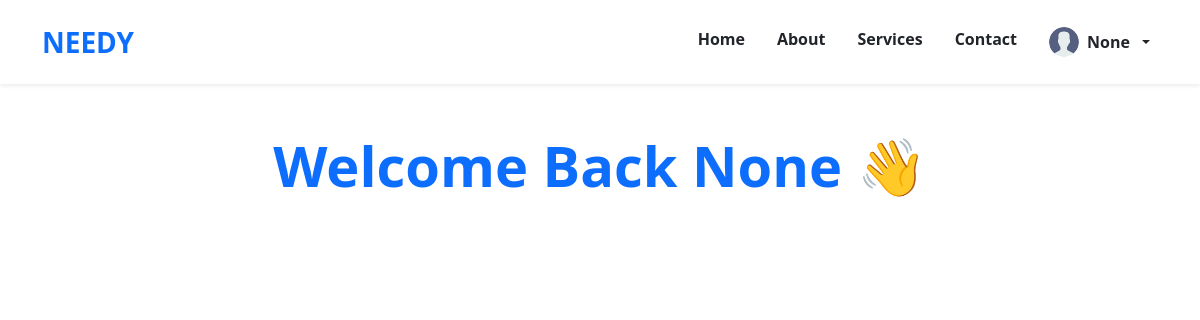
Before: / (signed in) with the older database file.
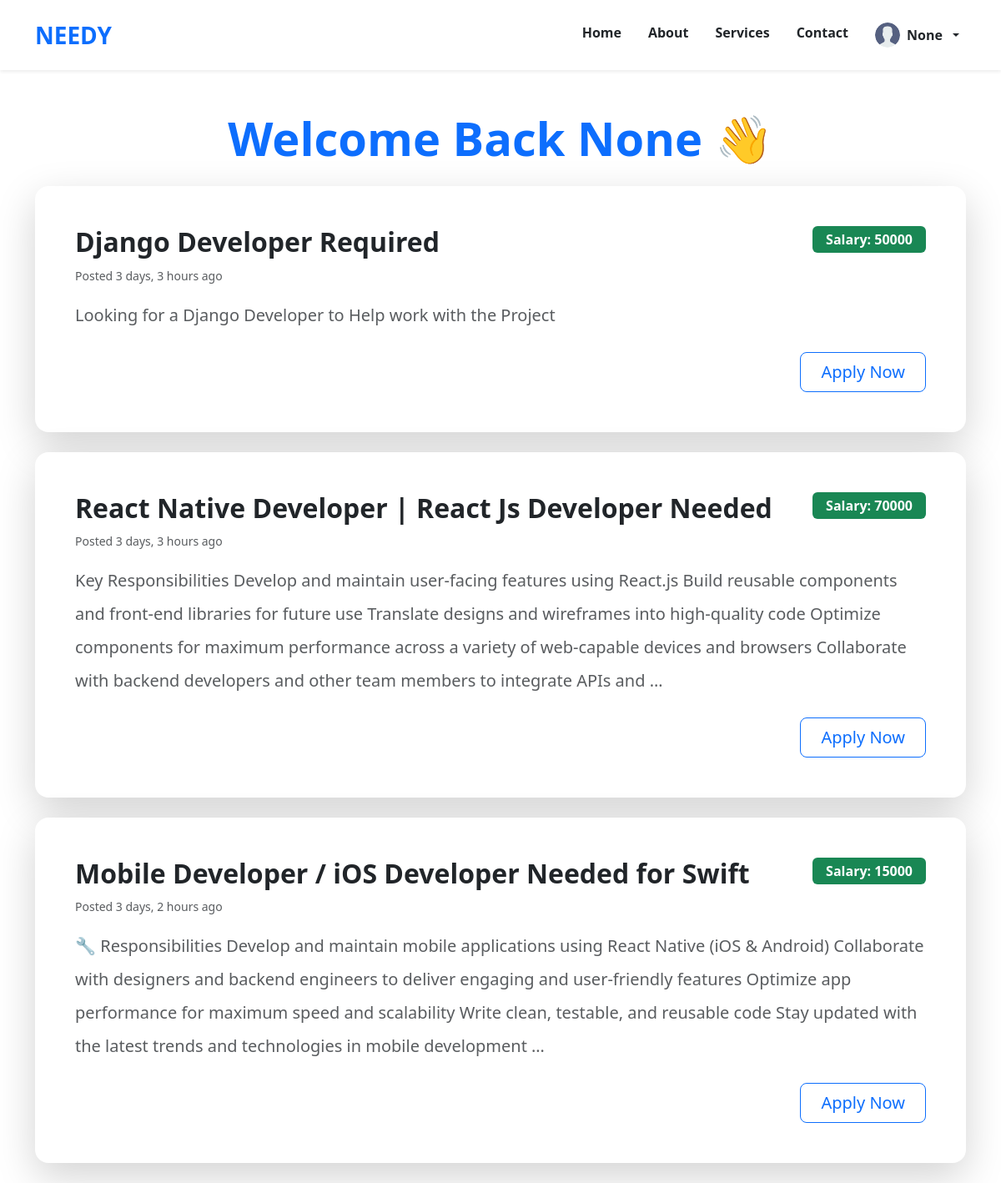
After: the same page with the newer database file.
### lazarus/models.py (models this page shows)
class User(AbstractUser):
    headline = models.CharField(max_length=255, blank=True)
    name = models.CharField(max_length=200,null=True)
    email = models.EmailField(unique=True, null=True)
    bio = models.TextField(null=True)
    avatar = models.ImageField(null=True,default='avatar.svg')
    skills = models.ManyToManyField('Skill', null=True)
    groups = models.ManyToManyField(
        'auth.Group',
        related_name='custom_user_set',
        blank=True
    )
    user_permissions = models.ManyToManyField(
        'auth.Permission',
        related_name='custom_user_permissions_set',
        blank=True
    )

class JobPosting(models.Model):
    title = models.TextField(max_length=200,null=True)
    created = models.DateTimeField(auto_now_add=True)
    company = models.CharField(max_length=100,null= True)
    jobtype = models.CharField(max_length=100,null=True)
    salary = models.IntegerField(null=True)
    location = models.CharField(max_length=200,null=True)
    required_skills = models.ManyToManyField(Skill, blank=True)
    description = models.TextField(max_length=3000,null=True)
    appliedusers = models.ManyToManyField(User,null=True)

### lazarus/views.py (the view)
# urls.py: path('',views.Homeview  , name = "homeview"),
@login_required(login_url='login')
def Homeview(request):
    jobs = JobPosting.objects.all()
    return render(request, template_name='lazarus/home.html', context={'jobs': jobs})

### lazarus/templates/lazarus/home.html
{% include 'index.html' %}
<body>
<h1 class="text-center mt-5 mb-4 fw-bold display-4 text-primary">
  Welcome Back {{ request.user.name }} 👋
</h1>
{% for job in jobs %}
<div class="container my-4">
  <div class="card border-0 shadow-lg rounded-4">
    <div class="card-body p-5">
      <div class="d-flex justify-content-between align-items-start mb-3">
        <div>
          <h2 class="card-title text-dark fw-bold">{{ job.title }}</h2>
          <small class="text-muted">Posted {{ job.created|timesince }} ago</small>
        </div>
        <span class="badge bg-success fs-6 px-3 py-2">Salary: {{ job.salary }}</span>
      </div>
      <p class="card-text text-muted fs-5 lh-lg">{{ job.description|truncatewords:50 }}</p>
      <div class="text-end mt-4">
        <a href="{% url 'Jobview' job.id %}" class="btn btn-outline-primary btn-lg px-4">
          Apply Now
        </a>
      </div>
    </div>
  </div>
</div>
{% endfor %}
</body>

### templates/index.html (shortened to what this page needs)
<!DOCTYPE html>
<html lang="en">
<head>
  <link
    href="https://cdn.jsdelivr.net/npm/bootstrap@5.3.3/dist/css/bootstrap.min.css"
    rel="stylesheet"
  />
</head>
<body>
  <nav class="navbar navbar-expand-lg navbar-light bg-white shadow-sm py-3">
    <div class="container">
      <a class="navbar-brand fw-bold text-primary fs-3" href="{% url 'homeview' %}">NEEDY</a>
      <div class="collapse navbar-collapse" id="navbarNav">
        <ul class="navbar-nav ms-auto gap-3">
          <li class="nav-item">
            <a class="nav-link active fw-semibold text-dark" aria-current="page" href="#">Home</a>
          </li>
          <li class="nav-item">
            <a class="nav-link fw-semibold text-dark" href="#">About</a>
          </li>
          <li class="nav-item">
            <a class="nav-link fw-semibold text-dark" href="#">Services</a>
          </li>
          <li class="nav-item">
            <a class="nav-link fw-semibold text-dark" href="#">Contact</a>
          </li>
          {% if request.user.is_authenticated %}
          <li class="nav-item dropdown">
            <a class="nav-link dropdown-toggle d-flex align-items-center gap-2 fw-semibold text-dark"
               href="#" id="navbarDropdown" role="button" data-bs-toggle="dropdown" aria-expanded="false">
              <img src="{{ request.user.avatar.url }}"
                   alt="Avatar"
                   class="rounded-circle"
                   width="30"
                   height="30" />
              {{ request.user.first_name|default:request.user.name }}
            </a>
          </li>
          {% endif %}
        </ul>
      </div>
    </div>
  </nav>
</body>
</html>

Changed rows visible on the page:
added JobPosting: title "Django Developer Required", created "3 days, 3 hours", salary "50000", description "Looking for a Django Developer to Help work with the Project"
added JobPosting: title "React Native Developer | React Js Developer Needed", created "3 days, 3 hours", salary "70000", description "Key Responsibilities Develop and maintain user-facing features using React.js Build reusable components and front-end libraries for future use Translate designs and wireframes into high-quality code Optimize components for maximum performance across a variety of web-capable devices and browsers Collaborate with backend developers and other team members to integrate APIs and …"
added JobPosting: title "Mobile Developer / iOS Developer Needed for Swift", created "3 days, 2 hours", salary "15000", description "🔧 Responsibilities Develop and maintain mobile applications using React Native (iOS & Android) Collaborate with designers and backend engineers to deliver engaging and user-friendly features Optimize app performance for maximum speed and scalability Write clean, testable, and reusable code Stay updated with the latest trends and technologies in mobile development …"
